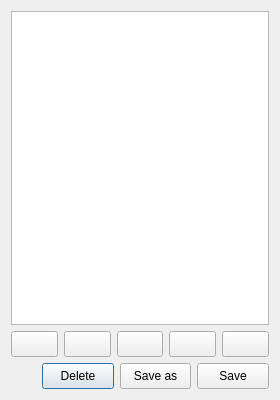
<?xml version="1.0" encoding="UTF-8"?>
<ui version="4.0">
 <class>DMBEditor</class>
 <widget class="QDialog" name="DMBEditor">
  <property name="geometry">
   <rect>
    <x>0</x>
    <y>0</y>
    <width>280</width>
    <height>400</height>
   </rect>
  </property>
  <property name="windowTitle">
   <string>DMBEditor</string>
  </property>
  <layout class="QVBoxLayout" name="verticalLayout">
   <item>
    <widget class="ExtendedListView" name="modListView"/>
   </item>
   <item>
    <layout class="QHBoxLayout" name="hLayout_modButtons">
     <item>
      <widget class="QToolButton" name="modBtnAdd">
       <property name="sizePolicy">
        <sizepolicy hsizetype="Minimum" vsizetype="Fixed">
         <horstretch>0</horstretch>
         <verstretch>0</verstretch>
        </sizepolicy>
       </property>
       <property name="minimumSize">
        <size>
         <width>26</width>
         <height>26</height>
        </size>
       </property>
       <property name="toolTip">
        <string>Add a mod file (Ins)</string>
       </property>
       <property name="icon">
        <iconset resource="../Resources/Resources.qrc">
         <normaloff>:/AddFile.png</normaloff>:/AddFile.png</iconset>
       </property>
      </widget>
     </item>
     <item>
      <widget class="QToolButton" name="modBtnAddDir">
       <property name="sizePolicy">
        <sizepolicy hsizetype="Minimum" vsizetype="Fixed">
         <horstretch>0</horstretch>
         <verstretch>0</verstretch>
        </sizepolicy>
       </property>
       <property name="minimumSize">
        <size>
         <width>26</width>
         <height>26</height>
        </size>
       </property>
       <property name="toolTip">
        <string>Add a directory with an extracted mod</string>
       </property>
       <property name="icon">
        <iconset resource="../Resources/Resources.qrc">
         <normaloff>:/AddDir.png</normaloff>:/AddDir.png</iconset>
       </property>
      </widget>
     </item>
     <item>
      <widget class="QToolButton" name="modBtnDel">
       <property name="sizePolicy">
        <sizepolicy hsizetype="Minimum" vsizetype="Fixed">
         <horstretch>0</horstretch>
         <verstretch>0</verstretch>
        </sizepolicy>
       </property>
       <property name="minimumSize">
        <size>
         <width>26</width>
         <height>26</height>
        </size>
       </property>
       <property name="toolTip">
        <string>Remove the selected mod file/directory (Del)</string>
       </property>
       <property name="icon">
        <iconset resource="../Resources/Resources.qrc">
         <normaloff>:/DeleteItem.png</normaloff>:/DeleteItem.png</iconset>
       </property>
      </widget>
     </item>
     <item>
      <widget class="QToolButton" name="modBtnUp">
       <property name="sizePolicy">
        <sizepolicy hsizetype="Minimum" vsizetype="Fixed">
         <horstretch>0</horstretch>
         <verstretch>0</verstretch>
        </sizepolicy>
       </property>
       <property name="minimumSize">
        <size>
         <width>26</width>
         <height>26</height>
        </size>
       </property>
       <property name="toolTip">
        <string>Move the selected mod up (Ctrl+Up)</string>
       </property>
       <property name="icon">
        <iconset resource="../Resources/Resources.qrc">
         <normaloff>:/MoveUp.png</normaloff>:/MoveUp.png</iconset>
       </property>
      </widget>
     </item>
     <item>
      <widget class="QToolButton" name="modBtnDown">
       <property name="sizePolicy">
        <sizepolicy hsizetype="Minimum" vsizetype="Fixed">
         <horstretch>0</horstretch>
         <verstretch>0</verstretch>
        </sizepolicy>
       </property>
       <property name="minimumSize">
        <size>
         <width>26</width>
         <height>26</height>
        </size>
       </property>
       <property name="toolTip">
        <string>Move the selected mod down (Ctrl+Down)</string>
       </property>
       <property name="icon">
        <iconset resource="../Resources/Resources.qrc">
         <normaloff>:/MoveDown.png</normaloff>:/MoveDown.png</iconset>
       </property>
      </widget>
     </item>
    </layout>
   </item>
   <item>
    <layout class="QHBoxLayout" name="hLayout_dialogButtons">
     <item>
      <spacer name="horizontalSpacer">
       <property name="orientation">
        <enum>Qt::Horizontal</enum>
       </property>
       <property name="sizeHint" stdset="0">
        <size>
         <width>40</width>
         <height>20</height>
        </size>
       </property>
      </spacer>
     </item>
     <item>
      <widget class="QPushButton" name="deleteBtn">
       <property name="sizePolicy">
        <sizepolicy hsizetype="Minimum" vsizetype="Fixed">
         <horstretch>0</horstretch>
         <verstretch>0</verstretch>
        </sizepolicy>
       </property>
       <property name="minimumSize">
        <size>
         <width>26</width>
         <height>26</height>
        </size>
       </property>
       <property name="toolTip">
        <string>Delete this Mod Bundle</string>
       </property>
       <property name="text">
        <string>Delete</string>
       </property>
       <property name="icon">
        <iconset resource="../Resources/Resources.qrc">
         <normaloff>:/DeleteItem.png</normaloff>:/DeleteItem.png</iconset>
       </property>
      </widget>
     </item>
     <item>
      <widget class="QPushButton" name="saveAsBtn">
       <property name="sizePolicy">
        <sizepolicy hsizetype="Minimum" vsizetype="Fixed">
         <horstretch>0</horstretch>
         <verstretch>0</verstretch>
        </sizepolicy>
       </property>
       <property name="minimumSize">
        <size>
         <width>26</width>
         <height>26</height>
        </size>
       </property>
       <property name="toolTip">
        <string>Save this Mod Bundle as a new file</string>
       </property>
       <property name="text">
        <string>Save as</string>
       </property>
       <property name="icon">
        <iconset resource="../Resources/Resources.qrc">
         <normaloff>:/AddItem.png</normaloff>:/AddItem.png</iconset>
       </property>
      </widget>
     </item>
     <item>
      <widget class="QPushButton" name="saveBtn">
       <property name="sizePolicy">
        <sizepolicy hsizetype="Minimum" vsizetype="Fixed">
         <horstretch>0</horstretch>
         <verstretch>0</verstretch>
        </sizepolicy>
       </property>
       <property name="minimumSize">
        <size>
         <width>26</width>
         <height>26</height>
        </size>
       </property>
       <property name="toolTip">
        <string>Save the existing Mod Bundle</string>
       </property>
       <property name="text">
        <string>Save</string>
       </property>
       <property name="icon">
        <iconset resource="../Resources/Resources.qrc">
         <normaloff>:/Checkmark.png</normaloff>:/Checkmark.png</iconset>
       </property>
      </widget>
     </item>
    </layout>
   </item>
  </layout>
 </widget>
 <customwidgets>
  <customwidget>
   <class>ExtendedListView</class>
   <extends>QListView</extends>
   <header location="global">Sources/Widgets/ExtendedListView.hpp</header>
  </customwidget>
 </customwidgets>
 <resources>
  <include location="../Resources/Resources.qrc"/>
 </resources>
 <connections/>
</ui>
